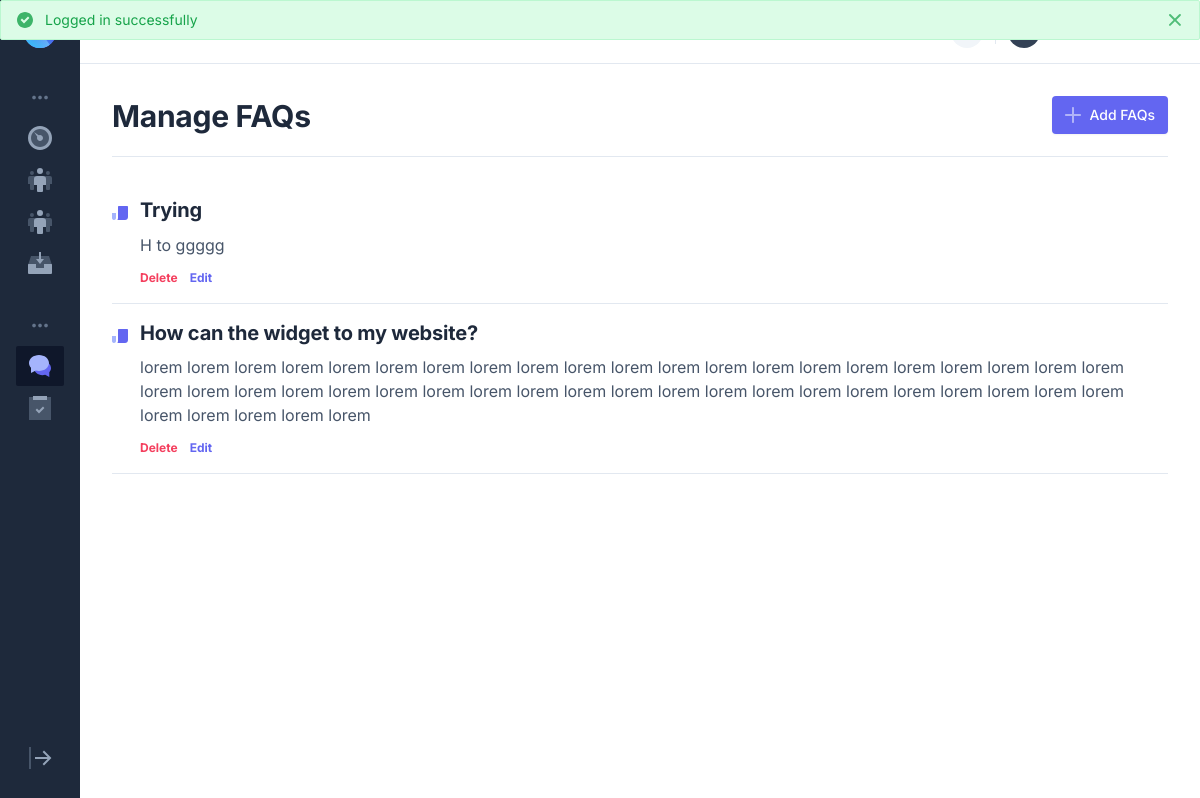
The app's page /admin/faqs.php (signed in) with its own data.
### tables this page shows
CREATE TABLE `faq` (
  `id` int(11) NOT NULL,
  `question` text NOT NULL,
  `answer` text NOT NULL,
  `tags` text,
  `date` datetime NOT NULL DEFAULT CURRENT_TIMESTAMP
);

### models/FAQs.php (called while the page is built, shortened)
<?php
class FAQs {
    private $connection;
    public function __construct($connection)
    {
        $this->connection = $connection;
    }
    public function get_all_questions()
    {
        try {
            $query = "SELECT * FROM `faq` ORDER BY `date` DESC";
            $result = $this->connection->prepare($query);
            $result->execute();
            return $result->fetchAll();
        }
        catch (PDOException $e) {
            return false;
        }
    }
}

### functions/index.php (called while the page is built, shortened)
        <?php
function slugify($string)
{
    $text = explode(' ', $string);
    $slug = join('-', $text);
    return strtolower($slug);
}

### admin/faqs.php (the view, shortened to what this page needs)
<?php require_once('../models/FAQs.php'); ?>
<?php require_once('../functions/index.php'); ?>
<?php
    $faqs = new FAQs($connect);
?>
<!doctype html>
<html lang="en">
    <?php include('./components/main_header.php'); ?>
			<main>
                <div class="px-4 sm:px-6 lg:px-8 py-8 w-full max-w-9xl mx-auto">
                    <div class=" m-auto">
                        <div class="mb-5 flex justify-between">
                            <h1 class="text-2xl md:text-3xl text-gray-800 font-bold">Manage FAQs</h1>
                            <div x-data="{ modalOpen: false }">
                                <button class="btn bg-indigo-500 hover:bg-indigo-600 text-white" @click.prevent="modalOpen = true" aria-controls="feedback-modal">
                                <svg class="w-4 h-4 fill-current opacity-50 shrink-0" viewBox="0 0 16 16">
                                    <path d="M15 7H9V1c0-.6-.4-1-1-1S7 .4 7 1v6H1c-.6 0-1 .4-1 1s.4 1 1 1h6v6c0 .6.4 1 1 1s1-.4 1-1V9h6c.6 0 1-.4 1-1s-.4-1-1-1z" />
                                </svg>
                                <span class="hidden xs:block ml-2">Add FAQs</span>
                            </button>
                            </div>
                        </div>
                        <div class="mb-6 border-b border-gray-200"></div>
                        <div>
                            <?php if(count($faqs->get_all_questions())): ?>
                                <?php foreach($faqs->get_all_questions() as $faq_question): extract($faq_question); ?>
                                    <article class="py-4 border-b border-gray-200">
                                        <header class="flex items-start mb-2">
                                            <div class="mt-2 mr-3"><svg class="w-4 h-4 shrink-0 fill-current" viewBox="0 0 16 16">
                                                    <path class="text-indigo-300" d="M4 8H0v4.9c0 1 .7 1.9 1.7 2.1 1.2.2 2.3-.8 2.3-2V8z" />
                                                    <path class="text-indigo-500" d="M15 1H7c-.6 0-1 .4-1 1v11c0 .7-.2 1.4-.6 2H13c1.7 0 3-1.3 3-3V2c0-.6-.4-1-1-1z" /></svg></div>
                                            <h3 class="text-xl leading-snug text-gray-800 font-bold"><?= $question; ?></h3>
                                        </header>
                                        <div class="pl-7">
                                            <div class="mb-2"> <?= $answer; ?></div>
                                            <div class="flex items-center justify-between mt-3">
                                                <div class="flex">
                                                    <form method="post" class="flex items-center justify-center" action="./handler/faqs_handler.php">
                                                        <button name="delete" value="<?= $id ?>" type="submit" class="text-red-500 font-bold text-xs">Delete</button>
                                                    </form>
                                                    <div x-data="{ modalOpen: false }" class="flex items-center justify-center ml-3">
                                                        <a href="#" @click.prevent="modalOpen = true" aria-controls="feedback-modal-<?= slugify($question); ?>" class="text-indigo-500 font-bold text-xs ">Edit</a>
                                                    </div>
                                                </div>
                                            </div>
                                        </div>
                                    </article>
                                <?php endforeach; ?>
                            <?php else: ?>
                                <div class="flex items-center h-56 justify-center">
                                    <p class="text-gray-400 text-sm">No FAQs Found!</p>
                                </div>
                            <?php endif;  ?>
                        </div>
                    </div>
                </div>
            </main>
		</div>
	</div>
</body>
</html>

### records on screen
faq: question "Trying", answer "H to ggggg", $id 7 (drawn)
faq: question "How can the widget to my website?", answer "lorem lorem lorem lorem lorem lorem lorem lorem lorem lorem lorem lorem lorem lorem lorem lorem lorem lorem lorem lorem lorem lorem lorem lorem lorem lorem lorem lorem lorem lorem lorem lorem lorem lorem lorem lorem lorem lorem lorem lorem lorem lorem lorem lorem lorem lorem lorem", $id 5 (drawn)

### other values on screen
$alert_message "Logged in successfully"
